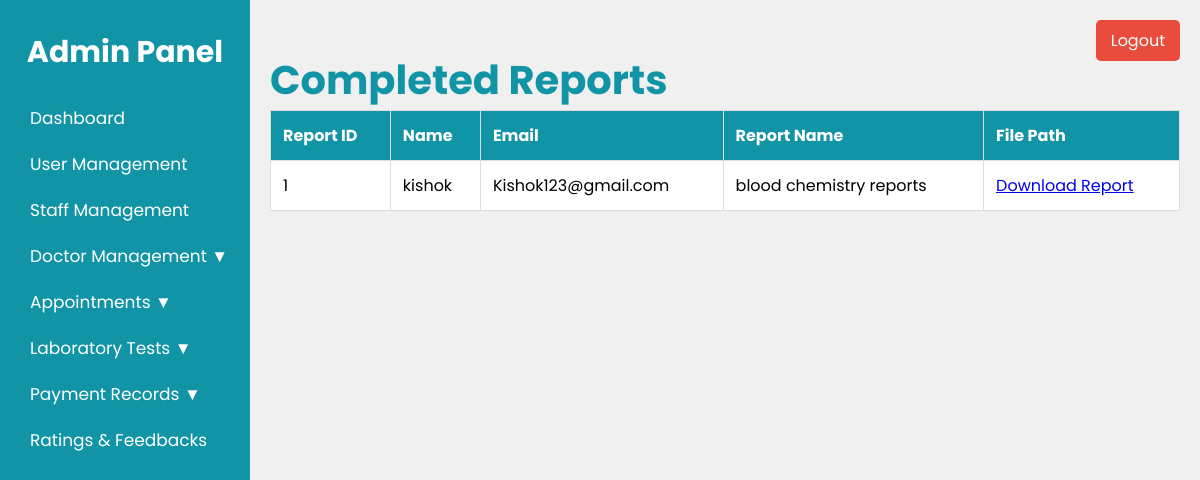
Page /Admin/completed_reports.php (signed in) on the committed database.
### tables this page shows
CREATE TABLE IF NOT EXISTS `completed_report_request` (
  `id` int NOT NULL AUTO_INCREMENT,
  `request_id` int DEFAULT NULL,
  `name` varchar(255) DEFAULT NULL,
  `mobile_number` varchar(15) DEFAULT NULL,
  `email` varchar(255) DEFAULT NULL,
  `report_name` varchar(255) DEFAULT NULL,
  `file_path` varchar(255) DEFAULT NULL,
  `upload_date` timestamp NULL DEFAULT CURRENT_TIMESTAMP,
  PRIMARY KEY (`id`),
  KEY `request_id` (`request_id`)
);

### Admin/completed_reports.php (the view, shortened to what this page needs)
<?php
include('connect.php');
$sql_completed_reports = "SELECT * FROM completed_report_request";
$result_completed_reports = $conn->query($sql_completed_reports);
$completed_reports = [];
while ($row_completed = $result_completed_reports->fetch_assoc()) {
    $completed_reports[] = $row_completed;
}
?>
<!DOCTYPE html>
<html>
<head>
    <link rel="stylesheet" type="text/css" href="completed_reports.css">
</head>
<body>
    <div class="admin-container">
        <nav class="sidebar">
            <h2>Admin Panel</h2>
            <ul>
                <li><a href="dashboard.php">Dashboard</a></li>
                <li><a href="user_management.php">User Management</a></li>
                <li><a href="staff_management.php">Staff Management</a></li>
                <li>
                    <a href="#">Doctor Management ▼</a>
                </li>
                <li>
                    <a href="#">Appointments ▼</a>
                </li>
                <li>
                    <a href="#">Laboratory Tests ▼</a>
                </li>
                <li>
                    <a href="#">Payment Records ▼</a>
                </li>
                <li><a href="feedback.php">Ratings & Feedbacks</a></li>
            </ul>
        </nav>
        <div class="main-content">
            <h1 class="tittle">Completed Reports</h1>
            <table class="report-table">
                <thead>
                    <tr>
                        <th>Report ID</th>
                        <th>Name</th>
                        <th>Email</th>
                        <th>Report Name</th>
                        <th>File Path</th>
                    </tr>
                </thead>
                <tbody>
                    <?php foreach ($completed_reports as $report): ?>
                        <tr>
                            <td><?php echo $report['request_id']; ?></td>
                            <td><?php echo $report['name']; ?></td>
                            <td><?php echo $report['email']; ?></td>
                            <td><?php echo $report['report_name']; ?></td>
                            <td><a href="../Staff/<?php echo $report['file_path']; ?>" target="_blank">Download Report</a></td>
                        </tr>
                    <?php endforeach; ?>
                </tbody>
            </table>
        </div>
    </div>
    <a href="logout.php" class="logout-btn">Logout</a>
</body>
</html>

### Admin/completed_reports.css (style rules this page uses)
* { margin: 0; padding: 0; font-family: "Poppins", serif; }
body { background-color: #f0f0f0; position: relative; }
.admin-container { display: flex; flex-direction: row; }
.sidebar { width: 250px; background-color: #1294A7; color: white; height: 100vh; padding-top: 20px; display: flex; flex-direction: column; position: fixed; }
.sidebar h2 { color: white; text-align: center; padding-top: 10px; margin-bottom: 20px; font-size: 30px; }
.sidebar ul { list-style-type: none; padding: 0; }
.sidebar ul li { font-size: 17px; padding: 10px 20px; }
.sidebar ul li a { color: white; text-decoration: none; display: block; padding-left:10px; border-radius: 5px; transition:transform 0.3s, background-color 0.3s ease; }
.main-content { flex-grow: 1; margin-top: 30px; padding: 20px; margin-left: 250px; }
.main-content .tittle { color: #1294A7; font-size: 40px; }
.logout-btn { position: fixed; top: 20px; right: 20px; background-color: #e74c3c; text-align: center; color: white; padding: 8px 15px; border: none; border-radius: 5px; text-decoration: none; transition: background-color 0.3s ease; }
.report-table { width: 100%; border-collapse: collapse; background-color: #fff; margin-bottom: 20px; }
.report-table th, .report-table td { padding: 12px; border: 1px solid #ddd; text-align: left; }
.report-table th { background-color: #1294A7; color: #fff; }

### rows in the picture
completed_report_request: request "1", name "kishok", email "Kishok123@gmail.com", report_name "blood chemistry reports"
